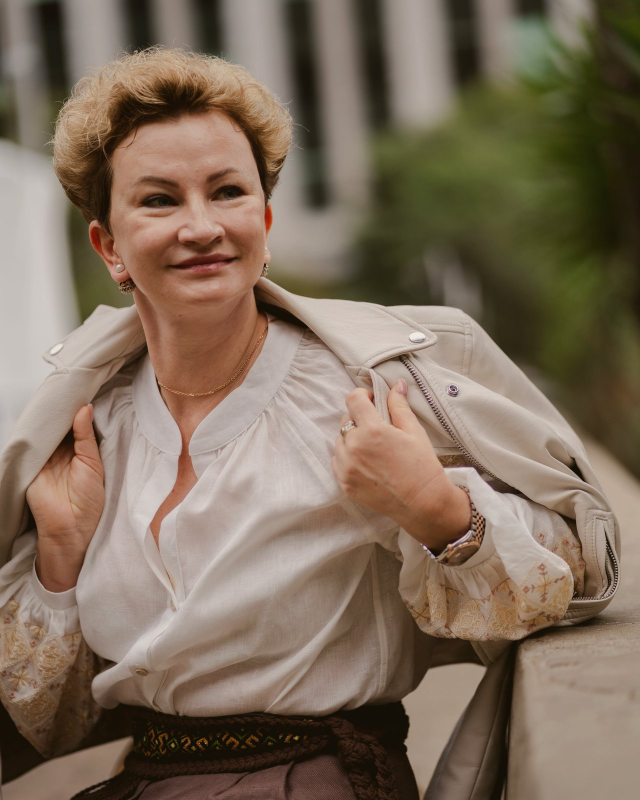
#> input picture Sandra-Behrens/conteudos/2026-09-15-a-mulher-que-continua-ai/assets/edited/slide3-mulher-reencontro.jpg, 1280 x 1600 px, found by its file name (shown at 1/2 size)
$ python _prep_photos.py
#> lines starting #> are read from the running program, lines starting #| are printed output that depends on the picture
"""Prepara as fotos (crop, ajuste, tint de marca) para o carrossel 'A mulher que continua aí'."""
from pathlib import Path
from PIL import Image, ImageEnhance, ImageOps

ROOT = Path(__file__).resolve().parent
BRAND_DARK = "#8B6C31"

def prep_photo(src_path: Path, dst_path: Path, mode: str = "fullbleed", tint_strength: float = 0.16) -> Path:
#> called with mode = 'fullbleed', tint_strength = 0.14
    img = ImageOps.exif_transpose(Image.open(src_path).convert("RGB"))
#> img is the input picture: PIL image 1280x1600 RGB; mean R, G, B 126.9, 109.5, 91.7

    target_ratio = (1080 / 1350) if mode == "fullbleed" else (4 / 3)
    w, h = img.size
#> w = 1280; h = 1600
    if w / h > target_ratio:
        new_w = int(h * target_ratio)
        x0 = (w - new_w) // 2
        img = img.crop((x0, 0, x0 + new_w, h))
    else:
        new_h = int(w / target_ratio)
#> new_h = 1600
        y0 = (h - new_h) // 3
#> y0 = 0
        img = img.crop((0, y0, w, y0 + new_h))

    max_dim = 1600
    if max(img.size) > max_dim:
        img.thumbnail((max_dim, max_dim), Image.LANCZOS)

    img = ImageEnhance.Contrast(img).enhance(1.05)
    img = ImageEnhance.Color(img).enhance(0.95)

    tint = Image.new("RGB", img.size, BRAND_DARK)
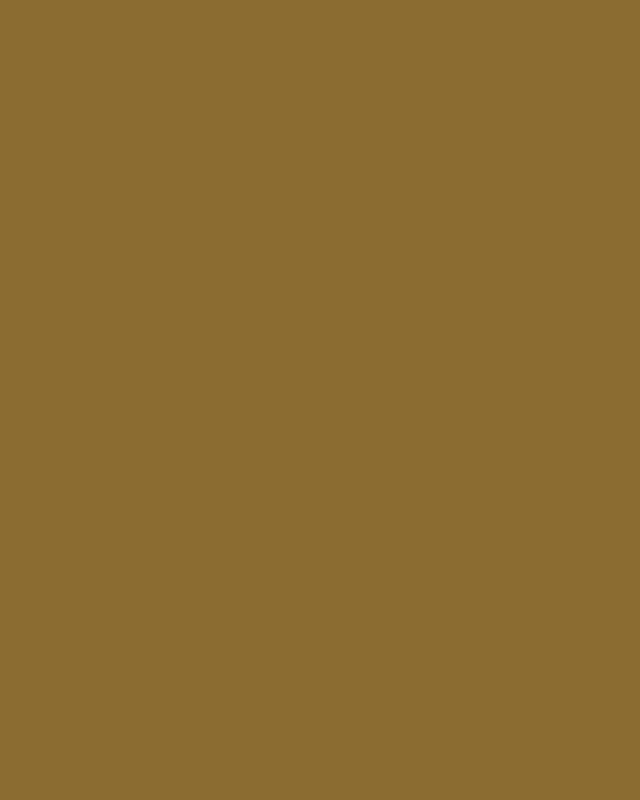
#> tint: PIL image 1280x1600 RGB (shown at 1/2 size); mean R, G, B 139, 108, 49
    img = Image.blend(img, tint, tint_strength)

    dst_path.parent.mkdir(parents=True, exist_ok=True)
    img.save(dst_path, "JPEG", quality=85, optimize=True)
    return dst_path

prep_photo(
    ROOT / "assets" / "raw" / "slide3-mulher-reencontro.jpg",
    ROOT / "assets" / "edited" / "slide3-mulher-reencontro.jpg",
    mode="fullbleed",
    tint_strength=0.14,
)
prep_photo(
    ROOT / "assets" / "raw" / "slide4-mao-caderno.jpg",
    ROOT / "assets" / "edited" / "slide4-mao-caderno.jpg",
    mode="card",
    tint_strength=0.12,
)
#> call 2 of prep_photo, with mode = 'card', tint_strength = 0.12
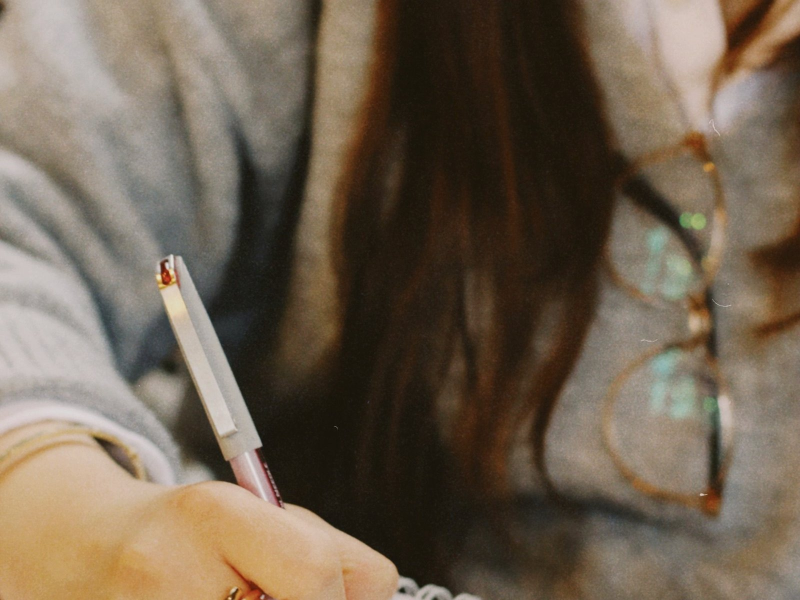
#> input picture Sandra-Behrens/conteudos/2026-09-15-a-mulher-que-continua-ai/assets/edited/slide4-mao-caderno.jpg, 1600 x 1200 px, found by its file name (shown at 1/2 size)
#> in prep_photo, img is the input picture: PIL image 1600x1200 RGB; mean R, G, B 111.5, 97.2, 80.4
#> in prep_photo (call 2), `tint = Image.new("RGB", img.size, BRAND_DARK)`:
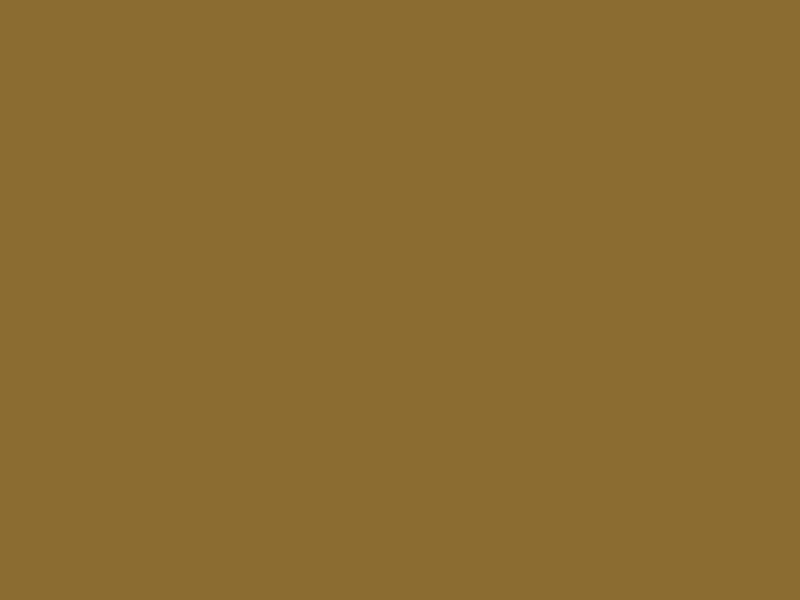
#> tint: PIL image 1600x1200 RGB (shown at 1/2 size); mean R, G, B 139, 108, 49
print("ok")
